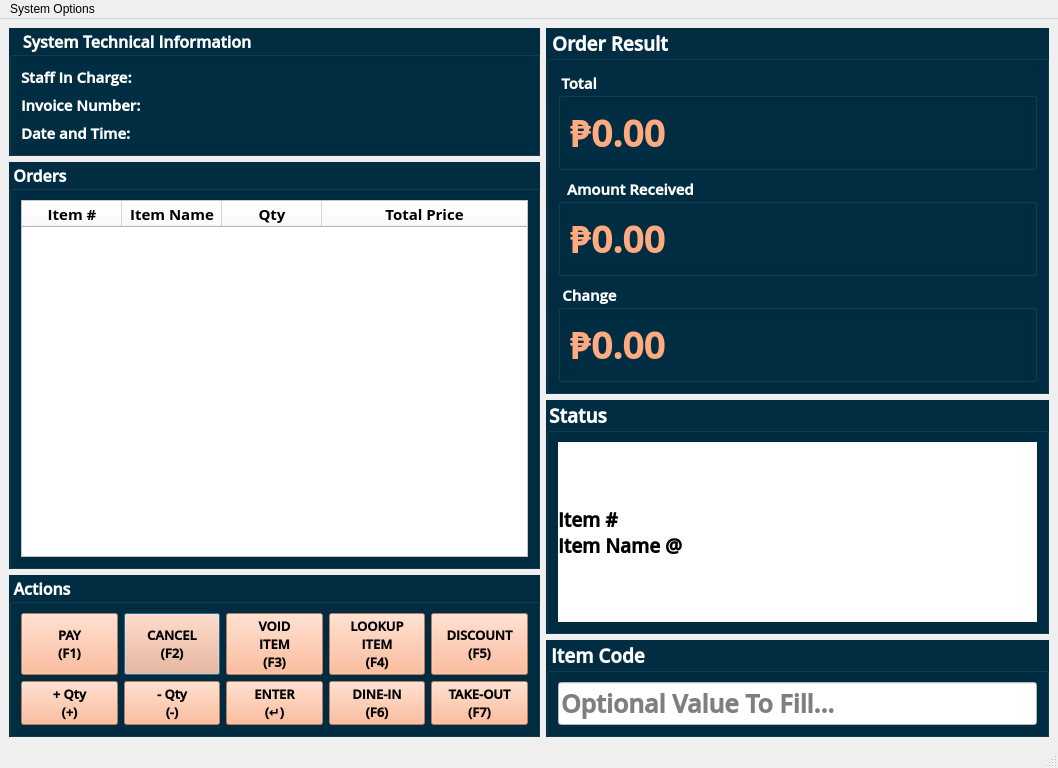
<?xml version="1.0" encoding="UTF-8"?>
<ui version="4.0">
 <class>Route88_POS_SystemWindow</class>
 <widget class="QMainWindow" name="Route88_POS_SystemWindow">
  <property name="windowModality">
   <enum>Qt::ApplicationModal</enum>
  </property>
  <property name="geometry">
   <rect>
    <x>0</x>
    <y>0</y>
    <width>1058</width>
    <height>768</height>
   </rect>
  </property>
  <property name="sizePolicy">
   <sizepolicy hsizetype="Expanding" vsizetype="Expanding">
    <horstretch>0</horstretch>
    <verstretch>0</verstretch>
   </sizepolicy>
  </property>
  <property name="minimumSize">
   <size>
    <width>1058</width>
    <height>768</height>
   </size>
  </property>
  <property name="focusPolicy">
   <enum>Qt::ClickFocus</enum>
  </property>
  <property name="windowTitle">
   <string>Route88 System | POS SystemView</string>
  </property>
  <property name="windowIcon">
   <iconset>
    <normaloff>IcoDisplay/r_88.ico</normaloff>IcoDisplay/r_88.ico</iconset>
  </property>
  <property name="unifiedTitleAndToolBarOnMac">
   <bool>true</bool>
  </property>
  <widget class="QWidget" name="centralwidget">
   <layout class="QHBoxLayout" name="horizontalLayout">
    <item>
     <layout class="QVBoxLayout" name="verticalLayout_9">
      <property name="sizeConstraint">
       <enum>QLayout::SetMinimumSize</enum>
      </property>
      <item>
       <widget class="QGroupBox" name="groupBox_9">
        <property name="font">
         <font>
          <family>Open Sans SemiBold</family>
          <pointsize>12</pointsize>
          <weight>75</weight>
          <bold>true</bold>
         </font>
        </property>
        <property name="styleSheet">
         <string notr="true">background-color: rgb(0, 45, 66);
color: rgb(255,255,255);</string>
        </property>
        <property name="title">
         <string>System Technical Information</string>
        </property>
        <layout class="QVBoxLayout" name="verticalLayout_8">
         <item>
          <widget class="QLabel" name="label">
           <property name="sizePolicy">
            <sizepolicy hsizetype="Expanding" vsizetype="Maximum">
             <horstretch>0</horstretch>
             <verstretch>0</verstretch>
            </sizepolicy>
           </property>
           <property name="font">
            <font>
             <family>Open Sans SemiBold</family>
             <pointsize>11</pointsize>
             <weight>75</weight>
             <bold>true</bold>
            </font>
           </property>
           <property name="styleSheet">
            <string notr="true">
color: rgb(255,255,255);
</string>
           </property>
           <property name="text">
            <string>Staff In Charge: </string>
           </property>
          </widget>
         </item>
         <item>
          <widget class="QLabel" name="label_4">
           <property name="sizePolicy">
            <sizepolicy hsizetype="Expanding" vsizetype="Maximum">
             <horstretch>0</horstretch>
             <verstretch>0</verstretch>
            </sizepolicy>
           </property>
           <property name="font">
            <font>
             <family>Open Sans SemiBold</family>
             <pointsize>11</pointsize>
             <weight>75</weight>
             <bold>true</bold>
            </font>
           </property>
           <property name="styleSheet">
            <string notr="true">
color: rgb(255,255,255);
</string>
           </property>
           <property name="text">
            <string>Invoice Number:</string>
           </property>
          </widget>
         </item>
         <item>
          <widget class="QLabel" name="label_2">
           <property name="sizePolicy">
            <sizepolicy hsizetype="Expanding" vsizetype="Maximum">
             <horstretch>0</horstretch>
             <verstretch>0</verstretch>
            </sizepolicy>
           </property>
           <property name="font">
            <font>
             <family>Open Sans SemiBold</family>
             <pointsize>11</pointsize>
             <weight>75</weight>
             <bold>true</bold>
            </font>
           </property>
           <property name="styleSheet">
            <string notr="true">
color: rgb(255,255,255);

</string>
           </property>
           <property name="text">
            <string>Date and Time:</string>
           </property>
          </widget>
         </item>
        </layout>
       </widget>
      </item>
      <item>
       <widget class="QGroupBox" name="groupBox_3">
        <property name="sizePolicy">
         <sizepolicy hsizetype="Preferred" vsizetype="Preferred">
          <horstretch>0</horstretch>
          <verstretch>0</verstretch>
         </sizepolicy>
        </property>
        <property name="font">
         <font>
          <family>Open Sans SemiBold</family>
          <pointsize>12</pointsize>
          <weight>75</weight>
          <bold>true</bold>
         </font>
        </property>
        <property name="styleSheet">
         <string notr="true">background-color: rgb(0, 45, 66);
color: rgb(255,255,255);
</string>
        </property>
        <property name="title">
         <string>Orders</string>
        </property>
        <layout class="QVBoxLayout" name="verticalLayout_2">
         <item>
          <widget class="QTableWidget" name="Order_ItemPickTable">
           <property name="sizePolicy">
            <sizepolicy hsizetype="Expanding" vsizetype="Expanding">
             <horstretch>0</horstretch>
             <verstretch>0</verstretch>
            </sizepolicy>
           </property>
           <property name="font">
            <font>
             <family>Open Sans</family>
             <pointsize>11</pointsize>
             <weight>75</weight>
             <italic>false</italic>
             <bold>true</bold>
            </font>
           </property>
           <property name="focusPolicy">
            <enum>Qt::ClickFocus</enum>
           </property>
           <property name="styleSheet">
            <string notr="true">background-color: rgb(255, 255, 255);
color: rgb(0,0,0);</string>
           </property>
           <property name="frameShape">
            <enum>QFrame::StyledPanel</enum>
           </property>
           <property name="frameShadow">
            <enum>QFrame::Sunken</enum>
           </property>
           <property name="lineWidth">
            <number>2</number>
           </property>
           <property name="midLineWidth">
            <number>2</number>
           </property>
           <property name="sizeAdjustPolicy">
            <enum>QAbstractScrollArea::AdjustToContentsOnFirstShow</enum>
           </property>
           <property name="autoScroll">
            <bool>true</bool>
           </property>
           <property name="editTriggers">
            <set>QAbstractItemView::NoEditTriggers</set>
           </property>
           <property name="dragDropOverwriteMode">
            <bool>false</bool>
           </property>
           <property name="alternatingRowColors">
            <bool>true</bool>
           </property>
           <property name="selectionMode">
            <enum>QAbstractItemView::SingleSelection</enum>
           </property>
           <property name="selectionBehavior">
            <enum>QAbstractItemView::SelectRows</enum>
           </property>
           <property name="textElideMode">
            <enum>Qt::ElideMiddle</enum>
           </property>
           <property name="gridStyle">
            <enum>Qt::DashLine</enum>
           </property>
           <property name="sortingEnabled">
            <bool>true</bool>
           </property>
           <attribute name="horizontalHeaderCascadingSectionResizes">
            <bool>true</bool>
           </attribute>
           <attribute name="horizontalHeaderStretchLastSection">
            <bool>true</bool>
           </attribute>
           <attribute name="verticalHeaderCascadingSectionResizes">
            <bool>true</bool>
           </attribute>
           <attribute name="verticalHeaderShowSortIndicator" stdset="0">
            <bool>true</bool>
           </attribute>
           <attribute name="verticalHeaderStretchLastSection">
            <bool>false</bool>
           </attribute>
           <column>
            <property name="text">
             <string>Item #</string>
            </property>
            <property name="font">
             <font>
              <family>Open Sans</family>
              <pointsize>11</pointsize>
              <weight>75</weight>
              <bold>true</bold>
             </font>
            </property>
            <property name="background">
             <color>
              <red>0</red>
              <green>123</green>
              <blue>180</blue>
             </color>
            </property>
           </column>
           <column>
            <property name="text">
             <string>Item Name</string>
            </property>
            <property name="font">
             <font>
              <family>Open Sans</family>
              <pointsize>11</pointsize>
              <weight>75</weight>
              <bold>true</bold>
             </font>
            </property>
           </column>
           <column>
            <property name="text">
             <string>Qty</string>
            </property>
            <property name="font">
             <font>
              <family>Open Sans</family>
              <pointsize>11</pointsize>
              <weight>75</weight>
              <bold>true</bold>
             </font>
            </property>
           </column>
           <column>
            <property name="text">
             <string>Total Price</string>
            </property>
            <property name="font">
             <font>
              <family>Open Sans</family>
              <pointsize>11</pointsize>
              <weight>75</weight>
              <bold>true</bold>
             </font>
            </property>
           </column>
          </widget>
         </item>
        </layout>
       </widget>
      </item>
      <item>
       <widget class="QGroupBox" name="groupBox_4">
        <property name="sizePolicy">
         <sizepolicy hsizetype="Preferred" vsizetype="Preferred">
          <horstretch>0</horstretch>
          <verstretch>0</verstretch>
         </sizepolicy>
        </property>
        <property name="font">
         <font>
          <family>Open Sans SemiBold</family>
          <pointsize>12</pointsize>
          <weight>75</weight>
          <bold>true</bold>
         </font>
        </property>
        <property name="styleSheet">
         <string notr="true">background-color: rgb(0, 45, 66);
color:rgb(255,255,255);</string>
        </property>
        <property name="title">
         <string>Actions</string>
        </property>
        <layout class="QGridLayout" name="gridLayout">
         <item row="1" column="3">
          <widget class="QPushButton" name="pushButton_13">
           <property name="sizePolicy">
            <sizepolicy hsizetype="MinimumExpanding" vsizetype="Ignored">
             <horstretch>0</horstretch>
             <verstretch>0</verstretch>
            </sizepolicy>
           </property>
           <property name="font">
            <font>
             <family>Open Sans SemiBold</family>
             <pointsize>10</pointsize>
             <weight>75</weight>
             <bold>true</bold>
            </font>
           </property>
           <property name="styleSheet">
            <string notr="true">background-color: rgb(255, 170, 127);
color:rgb(0,0,0);</string>
           </property>
           <property name="text">
            <string>DINE-IN
(F6)</string>
           </property>
          </widget>
         </item>
         <item row="1" column="4">
          <widget class="QPushButton" name="pushButton_14">
           <property name="sizePolicy">
            <sizepolicy hsizetype="MinimumExpanding" vsizetype="Ignored">
             <horstretch>0</horstretch>
             <verstretch>0</verstretch>
            </sizepolicy>
           </property>
           <property name="font">
            <font>
             <family>Open Sans SemiBold</family>
             <pointsize>10</pointsize>
             <weight>75</weight>
             <bold>true</bold>
            </font>
           </property>
           <property name="styleSheet">
            <string notr="true">background-color: rgb(255, 170, 127);
color:rgb(0,0,0);</string>
           </property>
           <property name="text">
            <string>TAKE-OUT
(F7)</string>
           </property>
          </widget>
         </item>
         <item row="1" column="2">
          <widget class="QPushButton" name="pushButton_12">
           <property name="sizePolicy">
            <sizepolicy hsizetype="MinimumExpanding" vsizetype="Fixed">
             <horstretch>0</horstretch>
             <verstretch>0</verstretch>
            </sizepolicy>
           </property>
           <property name="font">
            <font>
             <family>Open Sans SemiBold</family>
             <pointsize>10</pointsize>
             <weight>75</weight>
             <bold>true</bold>
            </font>
           </property>
           <property name="styleSheet">
            <string notr="true">background-color: rgb(255, 170, 127);
color:rgb(0,0,0);</string>
           </property>
           <property name="text">
            <string>ENTER
(↵)</string>
           </property>
          </widget>
         </item>
         <item row="0" column="4">
          <widget class="QPushButton" name="pushButton_10">
           <property name="sizePolicy">
            <sizepolicy hsizetype="MinimumExpanding" vsizetype="Ignored">
             <horstretch>0</horstretch>
             <verstretch>0</verstretch>
            </sizepolicy>
           </property>
           <property name="font">
            <font>
             <family>Open Sans SemiBold</family>
             <pointsize>10</pointsize>
             <weight>75</weight>
             <bold>true</bold>
            </font>
           </property>
           <property name="styleSheet">
            <string notr="true">background-color: rgb(255, 170, 127);
color:rgb(0,0,0);</string>
           </property>
           <property name="text">
            <string>DISCOUNT
(F5)</string>
           </property>
           <property name="iconSize">
            <size>
             <width>16</width>
             <height>16</height>
            </size>
           </property>
          </widget>
         </item>
         <item row="1" column="0">
          <widget class="QPushButton" name="pushButton_6">
           <property name="sizePolicy">
            <sizepolicy hsizetype="MinimumExpanding" vsizetype="Ignored">
             <horstretch>0</horstretch>
             <verstretch>0</verstretch>
            </sizepolicy>
           </property>
           <property name="font">
            <font>
             <family>Open Sans SemiBold</family>
             <pointsize>10</pointsize>
             <weight>75</weight>
             <bold>true</bold>
            </font>
           </property>
           <property name="styleSheet">
            <string notr="true">background-color: rgb(255, 170, 127);
color:rgb(0,0,0);</string>
           </property>
           <property name="text">
            <string>+ Qty
(+)</string>
           </property>
          </widget>
         </item>
         <item row="0" column="2">
          <widget class="QPushButton" name="pushButton_5">
           <property name="sizePolicy">
            <sizepolicy hsizetype="MinimumExpanding" vsizetype="Fixed">
             <horstretch>0</horstretch>
             <verstretch>0</verstretch>
            </sizepolicy>
           </property>
           <property name="font">
            <font>
             <family>Open Sans SemiBold</family>
             <pointsize>10</pointsize>
             <weight>75</weight>
             <bold>true</bold>
            </font>
           </property>
           <property name="styleSheet">
            <string notr="true">background-color: rgb(255, 170, 127);
color:rgb(0,0,0);</string>
           </property>
           <property name="text">
            <string>VOID
ITEM
(F3)</string>
           </property>
          </widget>
         </item>
         <item row="0" column="3">
          <widget class="QPushButton" name="pushButton_9">
           <property name="sizePolicy">
            <sizepolicy hsizetype="MinimumExpanding" vsizetype="Fixed">
             <horstretch>0</horstretch>
             <verstretch>0</verstretch>
            </sizepolicy>
           </property>
           <property name="font">
            <font>
             <family>Open Sans SemiBold</family>
             <pointsize>10</pointsize>
             <weight>75</weight>
             <bold>true</bold>
            </font>
           </property>
           <property name="layoutDirection">
            <enum>Qt::LeftToRight</enum>
           </property>
           <property name="autoFillBackground">
            <bool>false</bool>
           </property>
           <property name="styleSheet">
            <string notr="true">background-color: rgb(255, 170, 127);
color:rgb(0,0,0);</string>
           </property>
           <property name="text">
            <string>LOOKUP
ITEM
(F4)</string>
           </property>
          </widget>
         </item>
         <item row="0" column="1">
          <widget class="QPushButton" name="pushButton_11">
           <property name="sizePolicy">
            <sizepolicy hsizetype="MinimumExpanding" vsizetype="Ignored">
             <horstretch>0</horstretch>
             <verstretch>0</verstretch>
            </sizepolicy>
           </property>
           <property name="font">
            <font>
             <family>Open Sans SemiBold</family>
             <pointsize>10</pointsize>
             <weight>75</weight>
             <bold>true</bold>
            </font>
           </property>
           <property name="styleSheet">
            <string notr="true">background-color: rgb(255, 170, 127);
color:rgb(0,0,0);</string>
           </property>
           <property name="text">
            <string>CANCEL
(F2)</string>
           </property>
           <property name="default">
            <bool>true</bool>
           </property>
          </widget>
         </item>
         <item row="1" column="1">
          <widget class="QPushButton" name="pushButton_7">
           <property name="sizePolicy">
            <sizepolicy hsizetype="MinimumExpanding" vsizetype="Ignored">
             <horstretch>0</horstretch>
             <verstretch>0</verstretch>
            </sizepolicy>
           </property>
           <property name="font">
            <font>
             <family>Open Sans SemiBold</family>
             <pointsize>10</pointsize>
             <weight>75</weight>
             <bold>true</bold>
            </font>
           </property>
           <property name="styleSheet">
            <string notr="true">background-color: rgb(255, 170, 127);
color:rgb(0,0,0);</string>
           </property>
           <property name="text">
            <string>- Qty
(-)</string>
           </property>
          </widget>
         </item>
         <item row="0" column="0">
          <widget class="QPushButton" name="pushButton_8">
           <property name="sizePolicy">
            <sizepolicy hsizetype="MinimumExpanding" vsizetype="Ignored">
             <horstretch>0</horstretch>
             <verstretch>0</verstretch>
            </sizepolicy>
           </property>
           <property name="font">
            <font>
             <family>Open Sans SemiBold</family>
             <pointsize>10</pointsize>
             <weight>75</weight>
             <bold>true</bold>
            </font>
           </property>
           <property name="styleSheet">
            <string notr="true">background-color: rgb(255, 170, 127);
color:rgb(0,0,0);</string>
           </property>
           <property name="text">
            <string>PAY
(F1)</string>
           </property>
           <property name="autoDefault">
            <bool>false</bool>
           </property>
           <property name="default">
            <bool>false</bool>
           </property>
          </widget>
         </item>
        </layout>
       </widget>
      </item>
     </layout>
    </item>
    <item>
     <layout class="QVBoxLayout" name="verticalLayout_10">
      <property name="sizeConstraint">
       <enum>QLayout::SetDefaultConstraint</enum>
      </property>
      <item>
       <widget class="QGroupBox" name="groupBox">
        <property name="sizePolicy">
         <sizepolicy hsizetype="Ignored" vsizetype="Expanding">
          <horstretch>0</horstretch>
          <verstretch>0</verstretch>
         </sizepolicy>
        </property>
        <property name="font">
         <font>
          <family>Open Sans SemiBold</family>
          <pointsize>14</pointsize>
          <weight>75</weight>
          <bold>true</bold>
         </font>
        </property>
        <property name="focusPolicy">
         <enum>Qt::TabFocus</enum>
        </property>
        <property name="styleSheet">
         <string notr="true">background-color: rgb(0, 45, 66);
color: rgb(255,255,255);</string>
        </property>
        <property name="title">
         <string>Order Result</string>
        </property>
        <layout class="QVBoxLayout" name="verticalLayout_4">
         <item>
          <widget class="QGroupBox" name="groupBox_5">
           <property name="sizePolicy">
            <sizepolicy hsizetype="Expanding" vsizetype="Expanding">
             <horstretch>0</horstretch>
             <verstretch>0</verstretch>
            </sizepolicy>
           </property>
           <property name="font">
            <font>
             <family>Open Sans SemiBold</family>
             <pointsize>11</pointsize>
             <weight>75</weight>
             <bold>true</bold>
            </font>
           </property>
           <property name="styleSheet">
            <string notr="true"/>
           </property>
           <property name="title">
            <string>Total</string>
           </property>
           <layout class="QVBoxLayout" name="verticalLayout_5">
            <item>
             <widget class="QLabel" name="label_3">
              <property name="sizePolicy">
               <sizepolicy hsizetype="Expanding" vsizetype="Expanding">
                <horstretch>0</horstretch>
                <verstretch>0</verstretch>
               </sizepolicy>
              </property>
              <property name="font">
               <font>
                <family>Open Sans SemiBold</family>
                <pointsize>28</pointsize>
                <weight>75</weight>
                <bold>true</bold>
               </font>
              </property>
              <property name="styleSheet">
               <string notr="true"/>
              </property>
              <property name="text">
               <string>&lt;html&gt;&lt;head/&gt;&lt;body&gt;&lt;p&gt;&lt;span style=&quot; color:#ffaa7f;&quot;&gt;₱0.00&lt;/span&gt;&lt;/p&gt;&lt;/body&gt;&lt;/html&gt;</string>
              </property>
              <property name="alignment">
               <set>Qt::AlignLeading|Qt::AlignLeft|Qt::AlignVCenter</set>
              </property>
             </widget>
            </item>
           </layout>
          </widget>
         </item>
         <item>
          <widget class="QGroupBox" name="groupBox_6">
           <property name="sizePolicy">
            <sizepolicy hsizetype="Expanding" vsizetype="Expanding">
             <horstretch>0</horstretch>
             <verstretch>0</verstretch>
            </sizepolicy>
           </property>
           <property name="font">
            <font>
             <family>Open Sans SemiBold</family>
             <pointsize>11</pointsize>
             <weight>75</weight>
             <bold>true</bold>
            </font>
           </property>
           <property name="styleSheet">
            <string notr="true"/>
           </property>
           <property name="title">
            <string>Amount Received</string>
           </property>
           <layout class="QVBoxLayout" name="verticalLayout_6">
            <item>
             <widget class="QLabel" name="label_11">
              <property name="sizePolicy">
               <sizepolicy hsizetype="Expanding" vsizetype="Expanding">
                <horstretch>0</horstretch>
                <verstretch>0</verstretch>
               </sizepolicy>
              </property>
              <property name="font">
               <font>
                <family>Open Sans SemiBold</family>
                <pointsize>28</pointsize>
                <weight>75</weight>
                <bold>true</bold>
               </font>
              </property>
              <property name="layoutDirection">
               <enum>Qt::LeftToRight</enum>
              </property>
              <property name="styleSheet">
               <string notr="true"/>
              </property>
              <property name="text">
               <string>&lt;html&gt;&lt;head/&gt;&lt;body&gt;&lt;p&gt;&lt;span style=&quot; color:#ffaa7f;&quot;&gt;₱0.00&lt;/span&gt;&lt;/p&gt;&lt;/body&gt;&lt;/html&gt;</string>
              </property>
              <property name="alignment">
               <set>Qt::AlignLeading|Qt::AlignLeft|Qt::AlignVCenter</set>
              </property>
             </widget>
            </item>
           </layout>
          </widget>
         </item>
         <item>
          <widget class="QGroupBox" name="groupBox_7">
           <property name="sizePolicy">
            <sizepolicy hsizetype="Expanding" vsizetype="Expanding">
             <horstretch>0</horstretch>
             <verstretch>0</verstretch>
            </sizepolicy>
           </property>
           <property name="font">
            <font>
             <family>Open Sans SemiBold</family>
             <pointsize>11</pointsize>
             <weight>75</weight>
             <bold>true</bold>
            </font>
           </property>
           <property name="styleSheet">
            <string notr="true"/>
           </property>
           <property name="title">
            <string>Change</string>
           </property>
           <layout class="QVBoxLayout" name="verticalLayout_7">
            <item>
             <widget class="QLabel" name="label_13">
              <property name="sizePolicy">
               <sizepolicy hsizetype="Expanding" vsizetype="Expanding">
                <horstretch>0</horstretch>
                <verstretch>0</verstretch>
               </sizepolicy>
              </property>
              <property name="font">
               <font>
                <family>Open Sans SemiBold</family>
                <pointsize>28</pointsize>
                <weight>75</weight>
                <bold>true</bold>
               </font>
              </property>
              <property name="layoutDirection">
               <enum>Qt::LeftToRight</enum>
              </property>
              <property name="styleSheet">
               <string notr="true"/>
              </property>
              <property name="text">
               <string>&lt;html&gt;&lt;head/&gt;&lt;body&gt;&lt;p&gt;&lt;span style=&quot; color:#ffaa7f;&quot;&gt;₱0.00&lt;/span&gt;&lt;/p&gt;&lt;/body&gt;&lt;/html&gt;</string>
              </property>
              <property name="alignment">
               <set>Qt::AlignLeading|Qt::AlignLeft|Qt::AlignVCenter</set>
              </property>
             </widget>
            </item>
           </layout>
          </widget>
         </item>
        </layout>
       </widget>
      </item>
      <item>
       <widget class="QGroupBox" name="groupBox_8">
        <property name="sizePolicy">
         <sizepolicy hsizetype="Expanding" vsizetype="Expanding">
          <horstretch>0</horstretch>
          <verstretch>0</verstretch>
         </sizepolicy>
        </property>
        <property name="font">
         <font>
          <family>Open Sans SemiBold</family>
          <pointsize>14</pointsize>
          <weight>75</weight>
          <bold>true</bold>
         </font>
        </property>
        <property name="styleSheet">
         <string notr="true">background-color: rgb(0, 45, 66);
color: rgb(255,255,255);
</string>
        </property>
        <property name="title">
         <string>Status</string>
        </property>
        <layout class="QVBoxLayout" name="verticalLayout_3">
         <item>
          <widget class="QLabel" name="label_5">
           <property name="sizePolicy">
            <sizepolicy hsizetype="Expanding" vsizetype="Expanding">
             <horstretch>0</horstretch>
             <verstretch>0</verstretch>
            </sizepolicy>
           </property>
           <property name="font">
            <font>
             <family>Open Sans SemiBold</family>
             <pointsize>14</pointsize>
             <weight>75</weight>
             <bold>true</bold>
            </font>
           </property>
           <property name="styleSheet">
            <string notr="true">background-color: rgb(255, 255, 255);
color: rgb(0,0,0);

</string>
           </property>
           <property name="text">
            <string>Item # 
Item Name @ </string>
           </property>
          </widget>
         </item>
        </layout>
       </widget>
      </item>
      <item>
       <widget class="QGroupBox" name="groupBox_2">
        <property name="sizePolicy">
         <sizepolicy hsizetype="Expanding" vsizetype="Maximum">
          <horstretch>0</horstretch>
          <verstretch>0</verstretch>
         </sizepolicy>
        </property>
        <property name="font">
         <font>
          <family>Open Sans SemiBold</family>
          <pointsize>14</pointsize>
          <weight>75</weight>
          <bold>true</bold>
         </font>
        </property>
        <property name="styleSheet">
         <string notr="true">background-color: rgb(0, 45, 66);
color: rgb(255,255,255);</string>
        </property>
        <property name="title">
         <string>Item Code</string>
        </property>
        <layout class="QVBoxLayout" name="verticalLayout">
         <item>
          <widget class="QLineEdit" name="lineEdit">
           <property name="sizePolicy">
            <sizepolicy hsizetype="Expanding" vsizetype="Expanding">
             <horstretch>0</horstretch>
             <verstretch>0</verstretch>
            </sizepolicy>
           </property>
           <property name="font">
            <font>
             <family>Open Sans SemiBold</family>
             <pointsize>19</pointsize>
             <weight>75</weight>
             <bold>true</bold>
            </font>
           </property>
           <property name="styleSheet">
            <string notr="true">Color: rgb(0,0,0);
background-color: rgb(255,255,255);</string>
           </property>
           <property name="text">
            <string/>
           </property>
           <property name="placeholderText">
            <string>Optional Value To Fill...</string>
           </property>
           <property name="clearButtonEnabled">
            <bool>true</bool>
           </property>
          </widget>
         </item>
        </layout>
       </widget>
      </item>
     </layout>
    </item>
   </layout>
  </widget>
  <widget class="QMenuBar" name="menubar">
   <property name="geometry">
    <rect>
     <x>0</x>
     <y>0</y>
     <width>1058</width>
     <height>21</height>
    </rect>
   </property>
   <widget class="QMenu" name="menuSystem_Options">
    <property name="title">
     <string>System Options</string>
    </property>
    <addaction name="actionSwitch_System_User"/>
   </widget>
   <addaction name="menuSystem_Options"/>
  </widget>
  <widget class="QStatusBar" name="statusbar"/>
  <action name="actionLogout">
   <property name="text">
    <string>Logout</string>
   </property>
  </action>
  <action name="actionSwitch_User">
   <property name="text">
    <string>Switch User</string>
   </property>
  </action>
  <action name="actionQuit">
   <property name="text">
    <string>Quit</string>
   </property>
  </action>
  <action name="actionOptions">
   <property name="text">
    <string>Options</string>
   </property>
  </action>
  <action name="actionInformation">
   <property name="text">
    <string>Information</string>
   </property>
  </action>
  <action name="actionSwitch_To">
   <property name="text">
    <string>Switch To...</string>
   </property>
  </action>
  <action name="actionShutdown">
   <property name="text">
    <string>Shutdown</string>
   </property>
  </action>
  <action name="actionManage_Staffs">
   <property name="text">
    <string>Manage Staffs</string>
   </property>
  </action>
  <action name="actionLogout_2">
   <property name="text">
    <string>Logout</string>
   </property>
  </action>
  <action name="actionExport_Data">
   <property name="text">
    <string>Export Data...</string>
   </property>
  </action>
  <action name="actionSwitch_Window">
   <property name="text">
    <string>Switch System...</string>
   </property>
  </action>
  <action name="actionSwitch_System_User">
   <property name="text">
    <string>Switch System / User...</string>
   </property>
   <property name="font">
    <font>
     <family>Roboto Mono</family>
    </font>
   </property>
  </action>
 </widget>
 <tabstops>
  <tabstop>pushButton_8</tabstop>
  <tabstop>pushButton_11</tabstop>
  <tabstop>pushButton_5</tabstop>
  <tabstop>pushButton_9</tabstop>
  <tabstop>pushButton_10</tabstop>
  <tabstop>pushButton_6</tabstop>
  <tabstop>pushButton_7</tabstop>
  <tabstop>pushButton_12</tabstop>
  <tabstop>pushButton_13</tabstop>
  <tabstop>pushButton_14</tabstop>
  <tabstop>groupBox</tabstop>
 </tabstops>
 <resources/>
 <connections/>
</ui>
